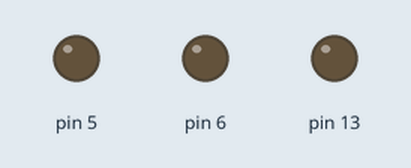
This sketch was run on a simulated Arduino Uno, built with avr-gcc and run on an emulated ATmega328P. On the bench: output pins drawn as LEDs (lit = HIGH).

Above: at 0.1 s.
At 9.6 s:
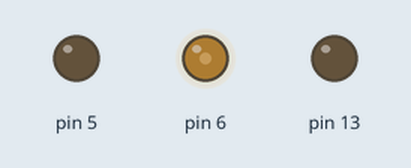
At 19.6 s:
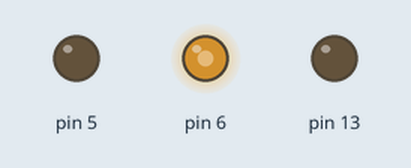
At 39.1 s:
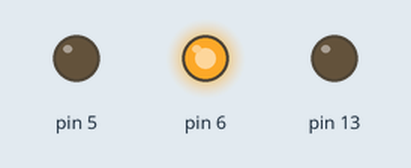
Timing chart, 0 to 40.0 s (numbered marks = the images above):
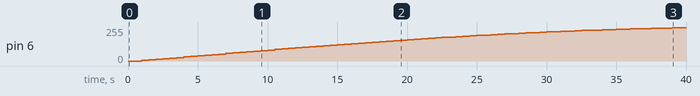

Measured:
- by itself, pin 6: moves from 0/255 to 249/255 over 38.5 s

The sketch:

mathtest.ino.ino
```cpp
int j;
float f=9.0;
long l=100;
double d=9;
void setup() {
  // put your setup code here, to run once:
pinMode(13,OUTPUT);
Serial.begin(9600);
}

void loop() {
  // put your main code here, to run repeatedly:
 for (int i = 0; i <= 360; i++) {
    j=255*sin(3.14*i/180);
   // Serial.println (j);
   delay(500);

  if(j<0){
    analogWrite(5,-j);
    analogWrite(6,LOW);

    }
    else if(j>0)
    {
    analogWrite(5,LOW);
    analogWrite(6,j);

      }
   // analogWrite(13,j);
 }
//delay(600);
//Serial.print("");}
//Serial.println(l--);
//delay(500);

}
```
